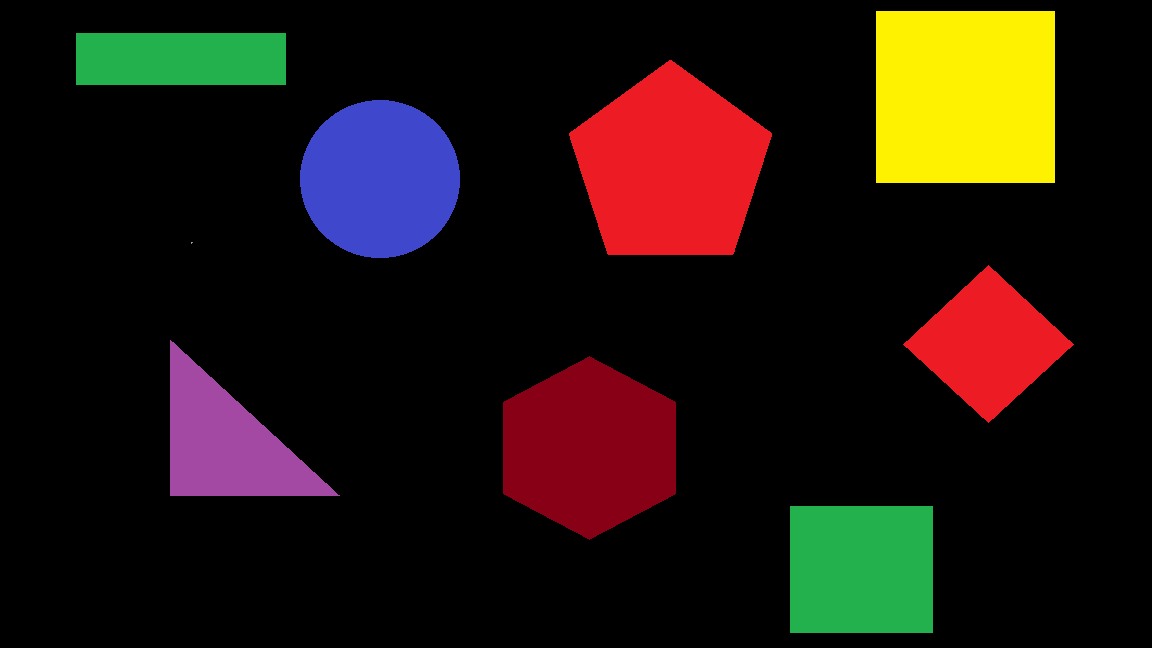
#> input picture ShapeDetector/TestImages/colored_shapes.png, 1152 x 648 px, found by its file name
$ python detect_shapes.py
#> lines starting #> are read from the running program, lines starting #| are printed output that depends on the picture; after the words box and inside, x2 and y2 are one past the last pixel; in counts of white or black regions, pixels touching at a corner belong together
# import the necessary packages
from shape_detector import ShapeDetector
import argparse
import imutils
import cv2
import os


def preprocess(input_image):
    gray = cv2.cvtColor(input_image, cv2.COLOR_BGR2GRAY)
    blurred = cv2.GaussianBlur(gray, (5, 5), 0)
    return cv2.threshold(blurred, 30, 255, cv2.THRESH_BINARY)[1]

def main():
	cwd = os.getcwd()
	# [10 lines of commented-out code are left out]
	image_path = r'\ShapeDetector\TestImages\colored_shapes.png'
	# load the image and resize it to a smaller factor so that
	# the shapes can be approximated better
	image = cv2.imread(cwd + image_path)
#> image is the input picture: shape (648, 1152, 3); mean B, G, R 14, 21.6, 33.8
	cv2.imshow("Image", image)
	cv2.waitKey(0)
	resized = imutils.resize(image, width=300)
	cv2.imshow("resized", resized)
	cv2.waitKey(0)
	ratio = image.shape[0] / float(resized.shape[0])
#> ratio = 3.86
	thresh = preprocess(resized)
#> in preprocess, `gray = cv2.cvtColor(input_image, cv2.COLOR_BGR2GRAY)`:
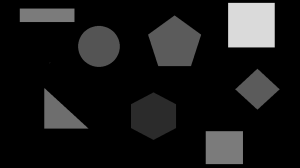
#> gray: shape (168, 300); min 0, max 218, mean 24.4
#> in preprocess, `blurred = cv2.GaussianBlur(gray, (5, 5), 0)`:
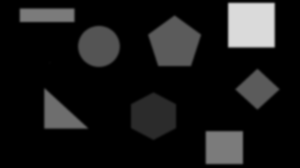
#> blurred: shape (168, 300); min 0, max 218, mean 24.4
#> in preprocess, `return cv2.threshold(blurred, 30, 255, cv2.THRESH_BINARY)[1]`:
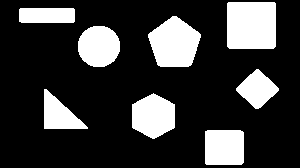
#> returned value: shape (168, 300); 22.3% white; 8 white regions
	cv2.imshow("thresh", thresh)
	cv2.waitKey(0)
	cnts = cv2.findContours(thresh.copy(), cv2.RETR_EXTERNAL,
		cv2.CHAIN_APPROX_SIMPLE)
#> cnts = 8 contours; box (x1, y1, x2, y2) and area: (227, 2, 276, 49) 2203, (148, 16, 201, 67) 1870, (132, 93, 175, 139) 1434, (78, 26, 120, 67) 1327, (205, 130, 244, 165) 1285, (236, 69, 279, 109) 916, (44, 89, 88, 129) 900, (19, 8, 75, 23) 767
	try:
		cv2.imshow("cnts", cnts)
		cv2.waitKey(0)
	except:
		pass
	cnts = imutils.grab_contours(cnts)
	try:
		cv2.imshow("cnts", cnts)
		cv2.waitKey(0)
	except:
		pass
#> (the run stopped early here; a loop or call above may not have finished)
